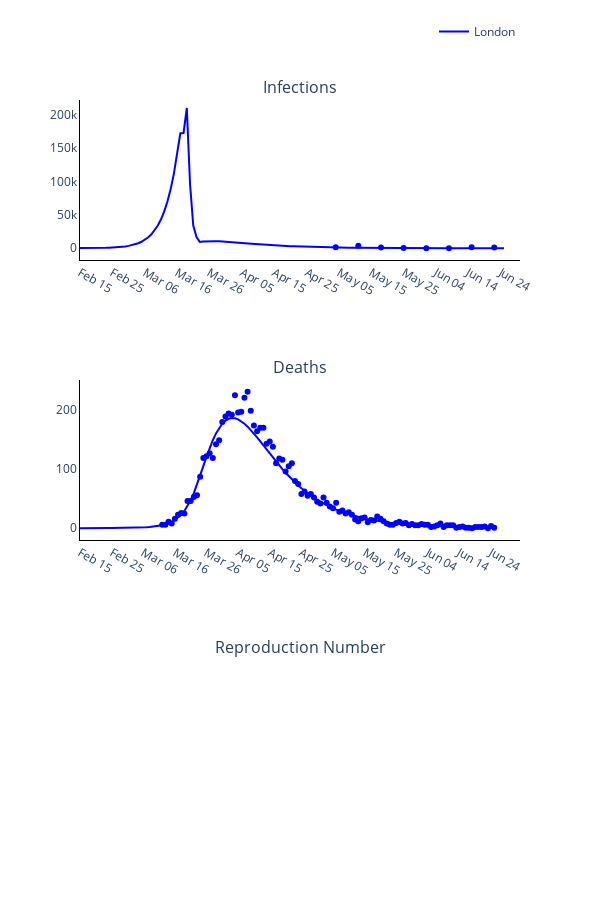

Notebook cell for this chart:
### Markdown cell above
### Plot observed versus predicted using model with optimised parameters

### Code cell
# Trace names - represent the solver used for the simulation
trace_name = regions
titles = ['Infections', 'Deaths', 'Reproduction Number']

fig = go.Figure()
fig = make_subplots(rows=len(titles), cols=1, subplot_titles=tuple(titles), horizontal_spacing = 0.15)

# Plot (continuous predicted timeline and pointwise observed numbers each day)
for r, region in enumerate(regions):
    # Plot of infections
    fig.add_trace(
        go.Scatter(
            x=times,
            y=new_infec_pred[r].tolist(),
            mode='lines',
            name=trace_name[r],
            line_color=colours[r]
        ),
        row= 1,
        col= 1
    )

    fig.add_trace(
        go.Scatter(
            x=serology_times,
            y=np.sum(np.multiply(np.nan_to_num(np.divide(positives_data[r], tests[r])), susceptibles[r]), axis=1).tolist(),
            mode='markers',
            name=trace_name[r],
            showlegend=False,
            line_color=colours[r]
        ),
        row= 1,
        col= 1
    )

    # Plot deaths
    fig.add_trace(
        go.Scatter(
            x=times,
            y=deaths_pred[r].tolist(),
            mode='lines',
            name=trace_name[r],
            showlegend=False,
            line_color=colours[r]
        ),
        row= 2,
        col= 1
    )

    fig.add_trace(
        go.Scatter(
            x=deaths_times,
            y=np.sum(deaths_data[r], axis=1).tolist(),
            mode='markers',
            name=trace_name[r],
            showlegend=False,
            line_color=colours[r]
        ),
        row= 2,
        col= 1
    )

    # Plot reproduction number
    #fig.add_trace(
    #    go.Scatter(
    #        x=times,
    #        y=reprod_num_pred[r].tolist(),
    #        mode='lines',
    #        name=trace_name[r],
    #        showlegend=False,
    #        line_color=colours[r]
    #    ),
    #    row= 3,
    #    col= 1
    #)

# Add axis labels
fig.update_layout(
    width=600, 
    height=900,
    plot_bgcolor='white',
    xaxis=dict(
        linecolor='black',
        tickvals=np.arange(1, total_days, 10).tolist(),
        ticktext=['Feb 15', 'Feb 25', 'Mar 06', 'Mar 16', 'Mar 26', 'Apr 05', 'Apr 15', 'Apr 25', 'May 05', 'May 15', 'May 25', 'Jun 04', 'Jun 14', 'Jun 24']),
    yaxis=dict(linecolor='black'),
    xaxis2=dict(
        linecolor='black',
        tickvals=np.arange(1, total_days, 10).tolist(),
        ticktext=['Feb 15', 'Feb 25', 'Mar 06', 'Mar 16', 'Mar 26', 'Apr 05', 'Apr 15', 'Apr 25', 'May 05', 'May 15', 'May 25', 'Jun 04', 'Jun 14', 'Jun 24']),
    yaxis2=dict(linecolor='black'),
    xaxis3=dict(
        linecolor='black',
        tickvals=np.arange(1, total_days, 10).tolist(),
        ticktext=['Feb 15', 'Feb 25', 'Mar 06', 'Mar 16', 'Mar 26', 'Apr 05', 'Apr 15', 'Apr 25', 'May 05', 'May 15', 'May 25', 'Jun 04', 'Jun 14', 'Jun 24']),
    yaxis3=dict(linecolor='black'),
    legend=dict(
        orientation='h',
        yanchor="bottom",
        y=1.075,
        xanchor="right",
        x=1)
    )

fig.write_image('images/Figure-3-optimisation.pdf')
fig.show()

### Figure 1 — Plotly figure (JSON) as saved in the notebook; plotly's stock layout.template omitted (floating-point values rounded to 4 significant figures; data arrays with more than 128 entries replaced by an {"elided": "..."} marker saying what was removed)
{"data": [{"line": {"color": "blue"}, "mode": "lines", "name": "London", "type": "scatter", "x": {"elided": "132 int values"}, "xaxis": "x", "y": {"elided": "132 float values"}, "yaxis": "y"}, {"line": {"color": "blue"}, "mode": "markers", "name": "London", "showlegend": false, "type": "scatter", "x": [80, 87, 94, 101, 108, 115, 122, 129], "xaxis": "x", "y": [1324.0, 3902.0, 1017.0, 372.9, 0, 0, 1378.0, 997.1, 982, 818.3, 241.0, 240.6, 0, 0, 827.9, 1296.0, 0, 1934.0, 2575.0, 2745.0, 709.9, 3286.0, 7272.0, 5684.0, 3567.0, 0, 6016.0, 7705.0, 8541.0, 0, 19160.0, 16580.0, 16990.0, 4429.0, 3429.0, 3375.0, 2405.0, 1205.0, 725.3, 1277.0, 6202.0, 998.6, 527.7, 1008.0, 0, 669.5, 446.0, 1265.0, 739.8, 6587.0, 6924.0, 5566.0, 3583.0], "yaxis": "y"}, {"line": {"color": "blue"}, "mode": "lines", "name": "London", "showlegend": false, "type": "scatter", "x": {"elided": "132 int values"}, "xaxis": "x2", "y": {"elided": "132 float values"}, "yaxis": "y2"}, {"line": {"color": "blue"}, "mode": "markers", "name": "London", "showlegend": false, "type": "scatter", "x": [27, 28, 29, 30, 31, 32, 33, 34, 35, 36, 37, 38, 39, 40, 41, 42, 43, 44, 45, 46, 47, 48, 49, 50, 51, 52, 53, 54, 55, 56, 57, 58, 59, 60, 61, 62, 63, 64, 65, 66, 67, 68, 69, 70, 71, 72, 73, 74, 75, 76, 77, 78, 79, 80, 81, 82, 83, 84, 85, 86, 87, 88, 89, 90, 91, 92, 93, 94, 95, 96, 97, 98, 99, 100, 101, 102, 103, 104, 105, 106, 107, 108, 109, 110, 111, 112, 113, 114, 115, 116, 117, 118, 119, 120, 121, 122, 123, 124, 125, 126, 127, 128, 129, 130, 131, 132], "xaxis": "x2", "y": {"elided": "471 int values"}, "yaxis": "y2"}], "layout": {"annotations": [{"font": {"size": 16}, "showarrow": false, "text": "Infections", "x": 0.5, "xanchor": "center", "xref": "paper", "y": 1, "yanchor": "bottom", "yref": "paper"}, {"font": {"size": 16}, "showarrow": false, "text": "Deaths", "x": 0.5, "xanchor": "center", "xref": "paper", "y": 0.6111, "yanchor": "bottom", "yref": "paper"}, {"font": {"size": 16}, "showarrow": false, "text": "Reproduction Number", "x": 0.5, "xanchor": "center", "xref": "paper", "y": 0.2222, "yanchor": "bottom", "yref": "paper"}], "height": 900, "legend": {"orientation": "h", "x": 1, "xanchor": "right", "y": 1.075, "yanchor": "bottom"}, "plot_bgcolor": "white", "width": 600, "xaxis": {"anchor": "y", "domain": [0, 1], "linecolor": "black", "ticktext": ["Feb 15", "Feb 25", "Mar 06", "Mar 16", "Mar 26", "Apr 05", "Apr 15", "Apr 25", "May 05", "May 15", "May 25", "Jun 04", "Jun 14", "Jun 24"], "tickvals": [1, 11, 21, 31, 41, 51, 61, 71, 81, 91, 101, 111, 121, 131]}, "xaxis2": {"anchor": "y2", "domain": [0, 1], "linecolor": "black", "ticktext": ["Feb 15", "Feb 25", "Mar 06", "Mar 16", "Mar 26", "Apr 05", "Apr 15", "Apr 25", "May 05", "May 15", "May 25", "Jun 04", "Jun 14", "Jun 24"], "tickvals": [1, 11, 21, 31, 41, 51, 61, 71, 81, 91, 101, 111, 121, 131]}, "xaxis3": {"anchor": "y3", "domain": [0, 1], "linecolor": "black", "ticktext": ["Feb 15", "Feb 25", "Mar 06", "Mar 16", "Mar 26", "Apr 05", "Apr 15", "Apr 25", "May 05", "May 15", "May 25", "Jun 04", "Jun 14", "Jun 24"], "tickvals": [1, 11, 21, 31, 41, 51, 61, 71, 81, 91, 101, 111, 121, 131]}, "yaxis": {"anchor": "x", "domain": [0.7778, 1], "linecolor": "black"}, "yaxis2": {"anchor": "x2", "domain": [0.3889, 0.6111], "linecolor": "black"}, "yaxis3": {"anchor": "x3", "domain": [0, 0.2222], "linecolor": "black"}}}
